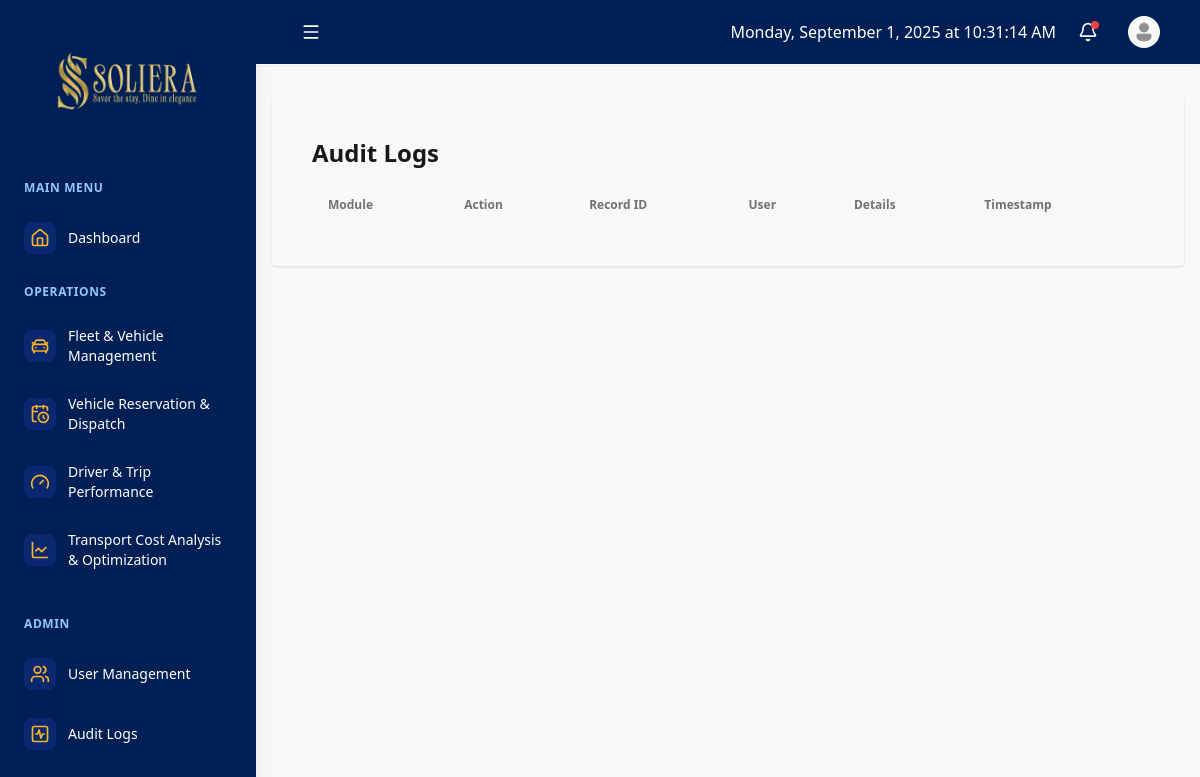
Before: /dashboard.php?module=audit_log (signed in) with the older database file.
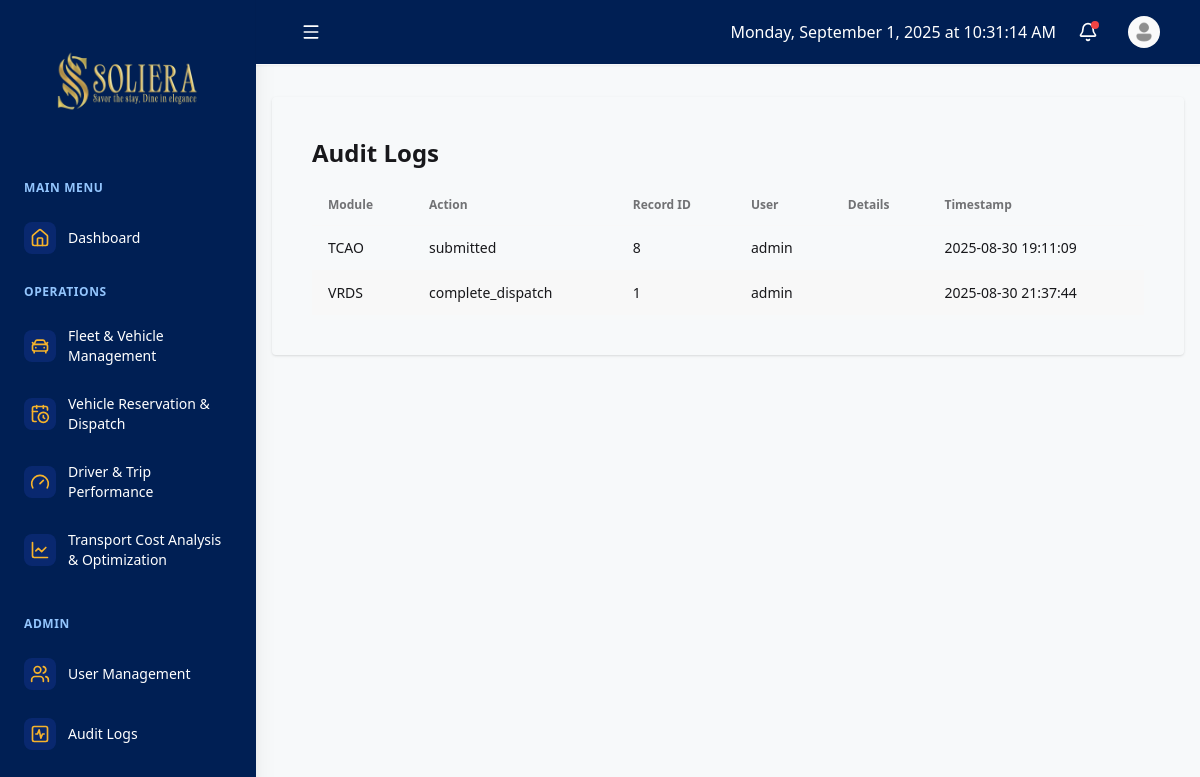
After: the same page with the newer database file.
### tables this page shows
CREATE TABLE `audit_log` (
  `id` int(11) NOT NULL,
  `module` varchar(32) NOT NULL,
  `action` varchar(64) NOT NULL,
  `record_id` int(11) DEFAULT NULL,
  `user` varchar(64) NOT NULL,
  `details` text DEFAULT NULL,
  `timestamp` datetime DEFAULT current_timestamp()
);

### includes/functions.php (called while the page is built, shortened)
<?php
require 'db.php';
function fetchAll($table)
{
    global $conn;
    $result = $conn->query("SELECT * FROM $table");
    return $result->fetch_all(MYSQLI_ASSOC);
}

### modules/audit_log.php (the view, shortened to what this page needs)
<?php
require_once __DIR__ . '/../includes/functions.php';
function audit_log_view() {
    $logs = fetchAll('audit_log');
    echo '<div class="overflow-x-auto">';
    echo '<h2 class="text-2xl font-bold mb-4">Audit Logs</h2>';
    echo '<table class="table table-zebra w-full">';
    echo '<thead><tr><th>Module</th><th>Action</th><th>Record ID</th><th>User</th><th>Details</th><th>Timestamp</th></tr></thead><tbody>';
    foreach ($logs as $log) {
        echo '<tr>';
        echo '<td>' . htmlspecialchars($log['module']) . '</td>';
        echo '<td>' . htmlspecialchars($log['action']) . '</td>';
        echo '<td>' . htmlspecialchars($log['record_id']) . '</td>';
        echo '<td>' . htmlspecialchars($log['user']) . '</td>';
        echo '<td>' . htmlspecialchars($log['details']) . '</td>';
        echo '<td>' . htmlspecialchars($log['timestamp']) . '</td>';
        echo '</tr>';
    }
    echo '</tbody></table></div>';
}

Changed rows visible on the page:
added audit_log: module "TCAO", action "submitted", record "8", user "admin", timestamp "2025-08-30 19:11:09"
added audit_log: module "VRDS", action "complete_dispatch", record "1", user "admin", timestamp "2025-08-30 21:37:44"
